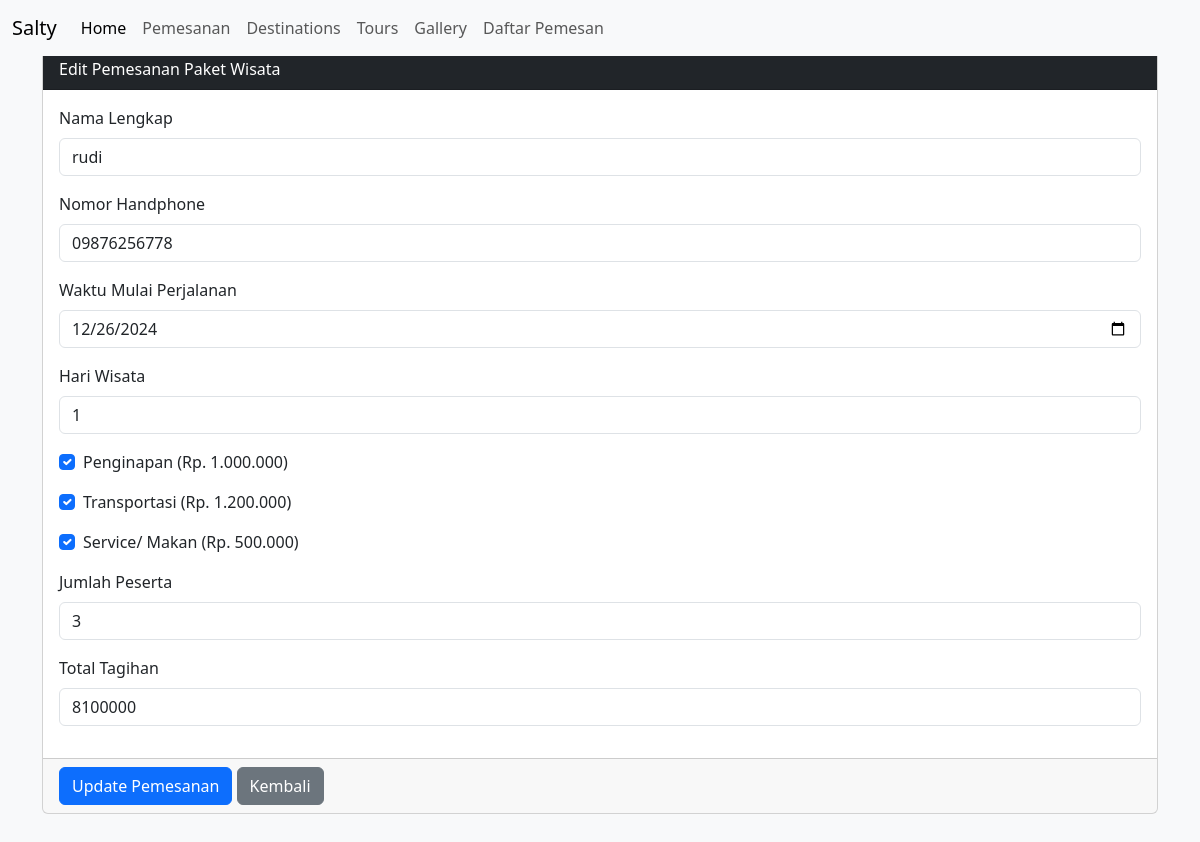
The page /index.php?aksi=edit&id=27 on the database its author committed.
### tables this page shows
CREATE TABLE `pemesanan` (
  `id` int(11) NOT NULL,
  `nama_pemesanan` varchar(255) NOT NULL,
  `hp_pemesan` varchar(20) NOT NULL,
  `waktu_wisata` date NOT NULL,
  `hari_wisata` int(11) NOT NULL,
  `paket_inap` tinyint(1) DEFAULT 0,
  `paket_transport` tinyint(1) DEFAULT 0,
  `paket_makan` tinyint(1) DEFAULT 0,
  `jumlah_peserta` int(11) NOT NULL,
  `total_tagihan` int(11) NOT NULL,
  `is_deleted` int(11) NOT NULL DEFAULT 0,
  `created_at` timestamp NOT NULL DEFAULT current_timestamp() ON UPDATE current_timestamp()
);

### main/edit.php (the view, shortened to what this page needs)
<?php
include "lib/koneksi.php";
$id = $_GET['id'];
$query = "SELECT * FROM pemesanan WHERE id = '$id'";
$result = mysqli_query($conn, $query);
$data = mysqli_fetch_assoc($result);
?>
<!DOCTYPE html>
<html lang="en">
<head>
    <link
        href="https://cdn.jsdelivr.net/npm/bootstrap@5.3.2/dist/css/bootstrap.min.css"
        rel="stylesheet" />
    <link rel="stylesheet" href="style.css" />
    <link
        href="https://cdn.jsdelivr.net/npm/bootstrap-icons/font/bootstrap-icons.css"
        rel="stylesheet" />
</head>
<body class="bg-light mb-5">
<?php
include "components/navbar.php";
?>
    <main class="form flex-shrink-0 my-5">
        <div class="container">
            <form method="post" action="../lib/proses_edit.php">
                <div class="card mt-2">
                    <div class="card-header bg-dark text-white">
                        Edit Pemesanan Paket Wisata
                    </div>
                    <div class="card-body">
                        <div class="mb-3">
                            <label for="nama_pemesanan" class="form-label">Nama Lengkap</label>
                            <input type="text" class="form-control" id="nama_pemesanan" name="nama_pemesanan"
                                   value="<?php echo $data['nama_pemesanan']; ?>" required>
                        </div>
                        <div class="mb-3">
                            <label for="hp_pemesan" class="form-label">Nomor Handphone</label>
                            <input type="text" class="form-control" id="hp_pemesan" name="hp_pemesan"
                                   value="<?php echo $data['hp_pemesan']; ?>" required>
                        </div>
                        <div class="mb-3">
                            <label for="waktu_wisata" class="form-label">Waktu Mulai Perjalanan</label>
                            <input type="date" class="form-control" id="waktu_wisata" name="waktu_wisata"
                                   value="<?php echo $data['waktu_wisata']; ?>" required>
                        </div>
                        <div class="mb-3">
                            <label for="hari_wisata" class="form-label">Hari Wisata</label>
                            <input type="number" class="form-control" id="hari_wisata" name="hari_wisata"
                                   value="<?php echo $data['hari_wisata']; ?>" required>
                        </div>
                        <div class="mb-3">
                            <div class="form-check">
                                <input class="form-check-input" type="checkbox" name="paket_inap" value="1" id="paket_inap"
                                    <?php echo ($data['paket_inap'] == 1) ? 'checked' : ''; ?>>
                                <label class="form-check-label" for="paket_inap">
                                    Penginapan (Rp. 1.000.000)
                                </label>
                            </div>
                        </div>
                        <div class="mb-3">
                            <div class="form-check">
                                <input class="form-check-input" type="checkbox" name="paket_transport" value="1" id="paket_transport"
                                    <?php echo ($data['paket_transport'] == 1) ? 'checked' : ''; ?>>
                                <label class="form-check-label" for="paket_transport">
                                    Transportasi (Rp. 1.200.000)
                                </label>
                            </div>
                        </div>
                        <div class="mb-3">
                            <div class="form-check">
                                <input class="form-check-input" type="checkbox" name="paket_makan" value="1" id="paket_makan"
                                    <?php echo ($data['paket_makan'] == 1) ? 'checked' : ''; ?>>
                                <label class="form-check-label" for="paket_makan">
                                    Service/ Makan (Rp. 500.000)
                                </label>
                            </div>
                        </div>
                        <div class="mb-3">
                            <label for="jumlah_peserta" class="form-label">Jumlah Peserta</label>
                            <input type="number" class="form-control" id="jumlah_peserta" name="jumlah_peserta"
                                   value="<?php echo $data['jumlah_peserta']; ?>" required>
                        </div>
                        <div class="mb-3">
                            <label for="total" class="form-label">Total Tagihan</label>
                            <input type="number" class="form-control" id="total" name="total"
                                   value="<?php echo $data['total_tagihan']; ?>">
                        </div>
                    </div>
                    <div class="card-footer">
                        <button name="update" type="submit" class="btn btn-primary">Update Pemesanan</button>
                        <a href="daftar_pemesanan.php" class="btn btn-secondary">Kembali</a>
                    </div>
                </div>
            </form>
        </div>
    </main>
</body>
</html>

### rows shown on the page
pemesanan: nama_pemesanan "rudi", hp_pemesan "09876256778", waktu_wisata "12/26/2024", hari_wisata "1", paket_inap "☑", paket_transport "☑", paket_makan "☑", jumlah_peserta "3", total "8100000"
